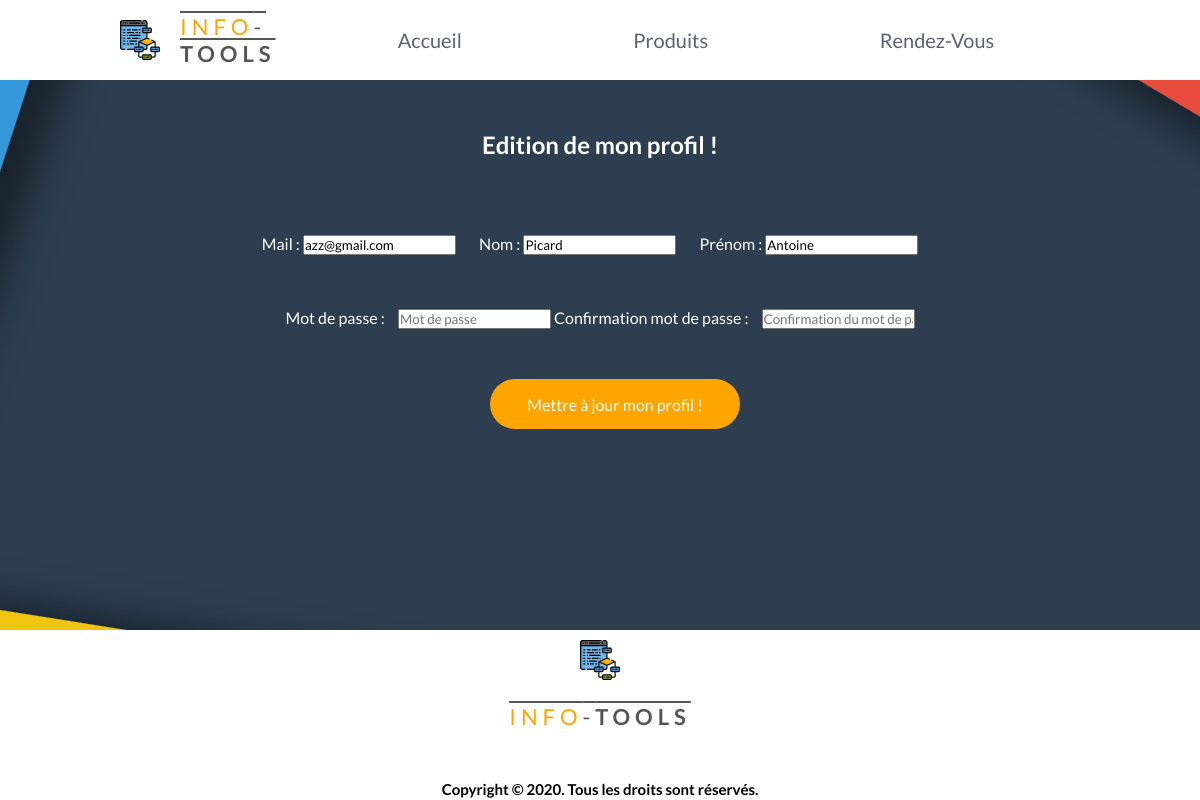
/php/modifprofil.php (signed in), run on the app's committed database.
### tables this page shows
CREATE TABLE IF NOT EXISTS `utilisateur` (
`IdUti` int(11) NOT NULL,
  `ObjectGuid` varchar(255) DEFAULT NULL,
  `NumRole` int(11) DEFAULT NULL,
  `Username` varchar(255) DEFAULT NULL,
  `Nom` varchar(11) NOT NULL,
  `Prenom` varchar(11) DEFAULT NULL,
  `Mdp` varchar(100) DEFAULT NULL,
  `Mail` varchar(100) NOT NULL,
  `Tel` varchar(11) DEFAULT NULL,
  `Adresse` varchar(300) DEFAULT NULL,
  `CP` char(5) DEFAULT NULL,
  `Ville` varchar(50) DEFAULT NULL,
  `Pseudo` varchar(20) DEFAULT NULL
);

### php/modifprofil.php (the view, shortened to what this page needs)
<?php
global $db;
if(isset($_SESSION['IdUti']))
{
    $requser = $db->prepare("SELECT * FROM utilisateur WHERE IdUti = ?");
    $requser->execute(array($_SESSION['IdUti']));
    $user = $requser->fetch();
?>
<!DOCTYPE html>
<html lang="fr">
    <head>
        <link rel="stylesheet" href="../css/style.css" />
    </head>
    <body>
        <header>
            <div class="logo-container">
                <img src="../img/logo/algorithm.svg" alt="logo" />
                <h4 class="logo"><span class="color-info">Info</span>-<b>Tools</b></h4>
            </div>
            <nav>
                <ul class="nav-links">
                    <li><a class="link" href="../index.php">Accueil</a></li>
                    <li><a class="link" href="product.php">Produits</a></li>
                    <li><a class="link" href="appointment.php">Rendez-Vous</a></li>
                </ul>
            </nav>
        </header>
        <div align="center" class="main-image">
            <div class="edition">
                <h2>Edition de mon profil !</h2>
                <form method="POST" action="" enctype="multipart/form-data">
                    <div class="modif-top">
                        <label>Mail :</label>
                        <input type="text" name="newmail" placeholder="Mail" value="<?php echo $user['Mail']; ?>">
                        <label>Nom :</label>
                        <input type="text" name="newnom" placeholder="Nom" value="<?php echo $user['Nom']; ?>">
                        <label>Prénom :</label>
                        <input type="text" name="newprenom" placeholder="prenom" value="<?php echo $user['Prenom']; ?>">
                    </div>
                    <br>
                    <br>
                    <div class="modif-bottom">
                        <label>Mot de passe :</label>
                        <input type="password" name="newmdp1" placeholder="Mot de passe">
                        <label>Confirmation mot de passe :</label>
                        <input type="password" name="newmdp2" placeholder="Confirmation du mot de passe">
                    </div>
                        <input class="maj" type="submit" value="Mettre à jour mon profil !"/>
                </form>
            </div>
        </div>
        <footer>
            <div class="footer">
                <div class="logo-container-footer">
                    <img src="../img/logo/algorithm.svg" alt="logo" />
                    <h4 class="logo"><span class="color-info">Info</span>-<b>Tools</b></h4>
                </div>
                <div class="copyright">Copyright &copy 2020. Tous les droits sont réservés.</div>
           </div>
        </footer>
    </body>
</html>
<?php
}
else
{
    header("Location: Connexion.php");
}
?>

### css/style.css (style rules this page uses)
* { margin: 0%; padding: 0%; box-sizing: border-box; font-family: 'Lato', sans-serif; }
html { scroll-behavior: smooth; }
a { text-decoration: none; color: white; }
header { display: flex; height: 10vh; width: 80%; margin: auto; align-items: center; }
.nav-links a { font-size: 20px; }
.logo-container img { width: 5vh; }
.logo-container { flex: 1; }
.color-info { color: orange; }
.logo { font-size: 22px; font-weight: 400; margin: 20px; text-transform: uppercase; letter-spacing: 5px; text-decoration: overline; }
nav { flex: 4; }
.logo-container, .nav-links { display: flex; }
.nav-links { justify-content: space-around; }
.link { color: #5f5f79; font-size: 18px; text-decoration: none; list-style-type:none; position: relative; }
.link::after { content: ''; transform-origin: 0 0; transform: scaleX(0); position: absolute; bottom: 0; left: 0; right: 0; height: .1em; background: black; z-index: -1; opacity: 0.5; transition: transform .3s; }
.nav-links li { list-style: none; }
h4 { color: #555; font-weight: normal; }
input[type=submit] { background-color: #FFB986; color: white; padding: 14px 20px; margin-left: 25%; margin-right: 25%; margin-bottom: 3%; border: none; border-radius: 50px; cursor: pointer; width: 50%; }
form { margin: 60px 0 20px 0; }
.copyright { font-size: 15px; text-align: center; font-weight: bold; padding-top:30px; color:rgb(0, 0, 0); }
.logo-container-footer img { width: 5vh; }
.logo-container-footer { flex: 1; text-align: center; margin-top:10px; }
.main-image { height: 550px; background: url("../img/profil/profil.png") no-repeat center; text-align: center; color: white; }
.logo-container-footer { flex: 1; text-align: center; }
input.maj { background: orange; width: 250px; height: 50px; cursor: pointer; font-size: 16px; border: none; color: white; margin: 50px 0px 0px 30px; outline: none; }
.edition { padding-top: 50px; margin: auto; }
.modif-top { padding: 15px; margin:auto; }
.modif-top label { text-indent: 15px; }
.modif-top input { margin-right: 20px }
.modif-bottom label { margin-right:10px; }

### data on the page
utilisateur: newmail "azz@gmail.com", newnom "Picard", newprenom "Antoine"
